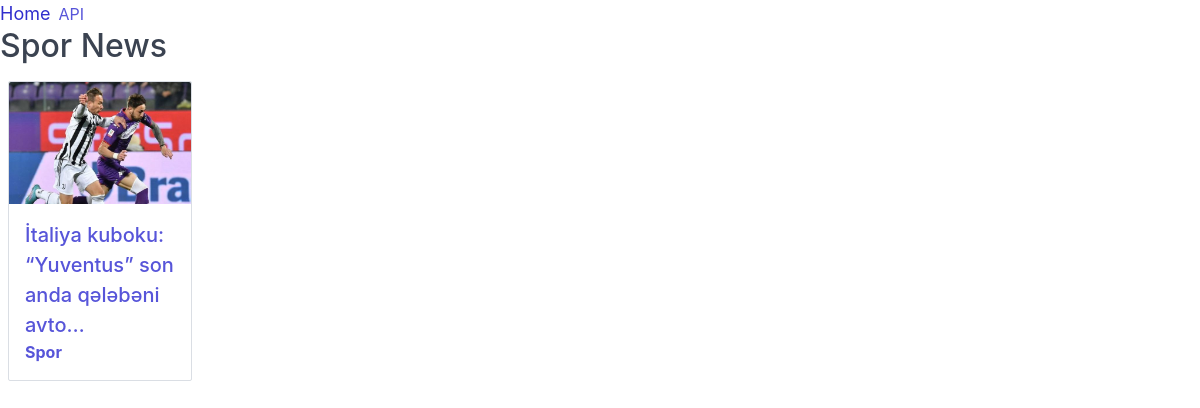
The page /spor/ on the database its author committed.
### news/models.py (models this page shows, shortened)
class Category(models.Model):
    class Meta:
        verbose_name_plural = "Categories"
    cat_name = models.CharField(max_length=200)
    cat_slug = models.SlugField(
        max_length=200, default="", blank=True, unique=True)

class News(models.Model):
    class Meta:
        verbose_name_plural = "News"
    title = models.CharField(max_length=200)
    slug = models.SlugField(max_length=200, default="",
                            blank=True, unique=True)
    category = models.ForeignKey(
        Category, null=True, on_delete=models.SET_NULL)
    content = RichTextUploadingField()
    author = models.ForeignKey(
        User, blank=True, on_delete=models.CASCADE, related_name='news')
    updated_on = models.DateTimeField(auto_now=True)
    created_on = models.DateTimeField(auto_now_add=True)
    status = models.IntegerField(choices=STATUS, default=0)
    cover = ThumbnailerImageField(upload_to='images/', default="", blank=True)

### news/views.py (the view)
# urls.py: path('<slug:cat_slug>/', views.CategoryListView.as_view(), name='catindex'),
class CategoryListView(generic.ListView):
    model = Category
    template_name = "news/cat_index.html"
    def get_context_data(self, **kwargs):
        category  = get_object_or_404(Category, cat_slug=self.kwargs.get('cat_slug'))
        context = super().get_context_data(**kwargs)
        context.update({
            'news_list': News.objects.order_by('-created_on').filter(category_id=category.id),
            'cat' : category,
        })
        return context

### news/templates/news/cat_index.html
{% include "news/header.html" with title=cat.cat_name %}
{% load thumbnail %}
<div class="columns">
    <div class="colmn col-12">
        <h2>{{cat.cat_name}} News</h2>
    </div>
</div>
<div class="columns">
	{% for news in news_list %}
	<div class="column col-2">
		<div class="card">
			<div class="card-image">
				<a class="news" href="{% url 'news:newsdetail' news.category.cat_slug news.slug %}"
						>
				<img
					class="section media img-responsive"
					src="{{ news.cover|thumbnail_url:'idnexcards' }}"
					alt="{{ news.title }}"
				/>
				</a>
			</div>
			<div class="card-header">
				<div class="card-title h5">
					<a class="news" href="{% url 'news:newsdetail' news.category.cat_slug news.slug %}"
						>{{ news.title|truncatechars:50 }}</a
					>
				</div>
				<div class="card-subtitle text-gray">
					<a href="{% url 'news:catindex' news.category.cat_slug %}"
						><strong>{{news.category.cat_name}}</strong></a
					>
				</div>
			</div>
		</div>
	</div>
	{% empty %}
	<div>No news yet.</div>
	{% endfor %}
</div>
{% include "news/footer.html" %}

### static/css/mini.css (style rules this page uses)
html { font-family:sans-serif;-webkit-text-size-adjust:100%;-ms-text-size-adjust:100% }
body { margin:0 }
a { background-color:transparent;-webkit-text-decoration-skip:objects }
b,strong { font-weight:inherit }
b,strong { font-weight:bolder }
img { border-style:none }
*,::after,::before { box-sizing:inherit }
html { box-sizing:border-box;font-size:20px;line-height:1.5;-webkit-tap-highlight-color:transparent }
body { background:#fff;color:#3b4351;font-family:-apple-system,system-ui,BlinkMacSystemFont,"Segoe UI",Roboto,"Helvetica Neue",sans-serif;font-size:.8rem;overflow-x:hidden;text-rendering:optimizeLegibility }
a { color:#5755d9;outline:0;text-decoration:none }
h1,h2,h3,h4,h5,h6 { color:inherit;font-weight:500;line-height:1.2;margin-bottom:.5em;margin-top:0 }
.h1,.h2,.h3,.h4,.h5,.h6 { font-weight:500 }
.h2,h2 { font-size:1.6rem }
.h5,h5 { font-size:1rem }
a,ins,u { -webkit-text-decoration-skip:ink edges;text-decoration-skip:ink edges }
.img-responsive { display:block;height:auto;max-width:100% }
.cols,.columns { display:-ms-flexbox;display:flex;-ms-flex-wrap:wrap;flex-wrap:wrap;margin-left:-.4rem;margin-right:-.4rem }
.column,[class~=col-] { -ms-flex:1;flex:1;max-width:100%;padding-left:.4rem;padding-right:.4rem }
.column.col-1,.column.col-10,.column.col-11,.column.col-12,.column.col-2,.column.col-3,.column.col-4,.column.col-5,.column.col-6,.column.col-7,.column.col-8,.column.col-9,.column.col-auto,[class~=col-].col-1,[class~=col-].col-10,[class~=col-].col-11,[class~=col-].col-12,[class~=col-].col-2,[class~=col-].col-3,[class~=col-].col-4,[class~=col-].col-5,[class~=col-].col-6,[class~=col-].col-7,[class~=col-].col-8,[class~=col-].col-9,[class~=col-].col-auto { -ms-flex:none;flex:none }
.col-12 { width:100% }
.col-2 { width:16.66666667% }
.card { background:#fff;border:.05rem solid #dadee4;border-radius:.1rem;display:-ms-flexbox;display:flex;-ms-flex-direction:column;flex-direction:column }
.card .card-body,.card .card-footer,.card .card-header { padding:.8rem;padding-bottom:0 }
.card .card-body:last-child,.card .card-footer:last-child,.card .card-header:last-child { padding-bottom:.8rem }
.card .card-image { padding-top:.8rem }
.card .card-image:first-child { padding-top:0 }
.card .card-image:first-child img { border-top-left-radius:.1rem;border-top-right-radius:.1rem }
.text-gray { color:#bcc3ce!important }

### rows shown on the page
Category: cat_name "Spor"
News: cover|thumbnail_url (picture), title "İtaliya kuboku: “Yuventus” son anda qələbəni avto…", category.cat_name "Spor"
